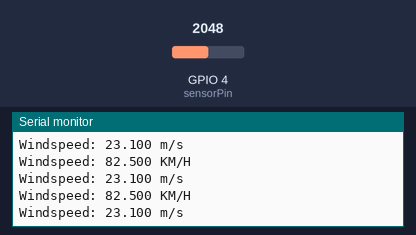
Simulated run of this sketch. Board: ESP32. Shown: the last lines printed to the serial monitor. Inputs (shaded band) come from the test bench; at power-on: GPIO 4 (sensorPin) = 2048.

Above: at 1.3 s.
1.4 s: GPIO 4 (sensorPin) set to 2866
At 1.9 s:
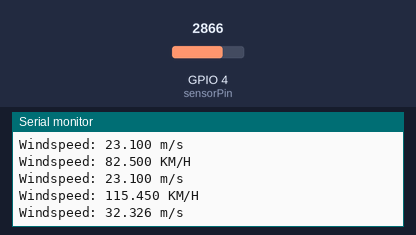
2.9 s: GPIO 4 (sensorPin) set to 3603
At 3.4 s:
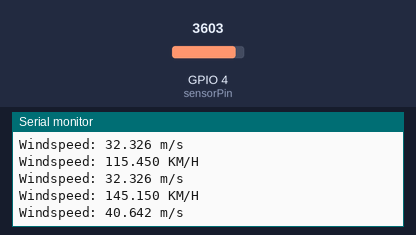
Timing chart, 0 to 5.9 s (numbered marks = the images above; inputs shaded):
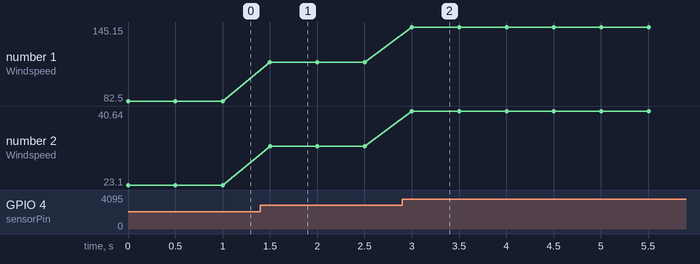

Measured:
- after the input at 1.4 s, the serial monitor: prints a new line after 0.10 s (image 1)
- after the input at 2.9 s, the serial monitor: prints a new line after 0.10 s (image 2)
- plotted number 1: 82.5 → 115.45 after the input at 1.4 s, 115.45 → 145.15 after the input at 2.9 s
- plotted number 2: 23.1 → 32.33 after the input at 1.4 s, 32.33 → 40.64 after the input at 2.9 s

The sketch:

3.ino
```cpp
const int sensorPin = 4; // Use GPIO 4 (ADC1)

void setup() {
  Serial.begin(115200);

  // Set attenuation to 11dB to allow reading up to ~3.1V
  // This covers your 2.5V max output comfortably.
  analogSetAttenuation(ADC_11db);
}

void loop() {
  // Get the voltage directly in millivolts (uses factory calibration)
  uint32_t voltage_mV = analogReadMilliVolts(sensorPin);

  // Convert to Volts for display
  float voltage_V = voltage_mV / 1000.0;
  float windspeed_kmph =voltage_V*50.0;
  float windspeed_mps=voltage_V*14;
  //Serial.printf("Measured: %.3f V\n", voltage_V);
  Serial.printf("Windspeed: %.3f KM/H\n", windspeed_kmph);
 Serial.printf("Windspeed: %.3f m/s\n", windspeed_mps);
  delay(500);
}
```
